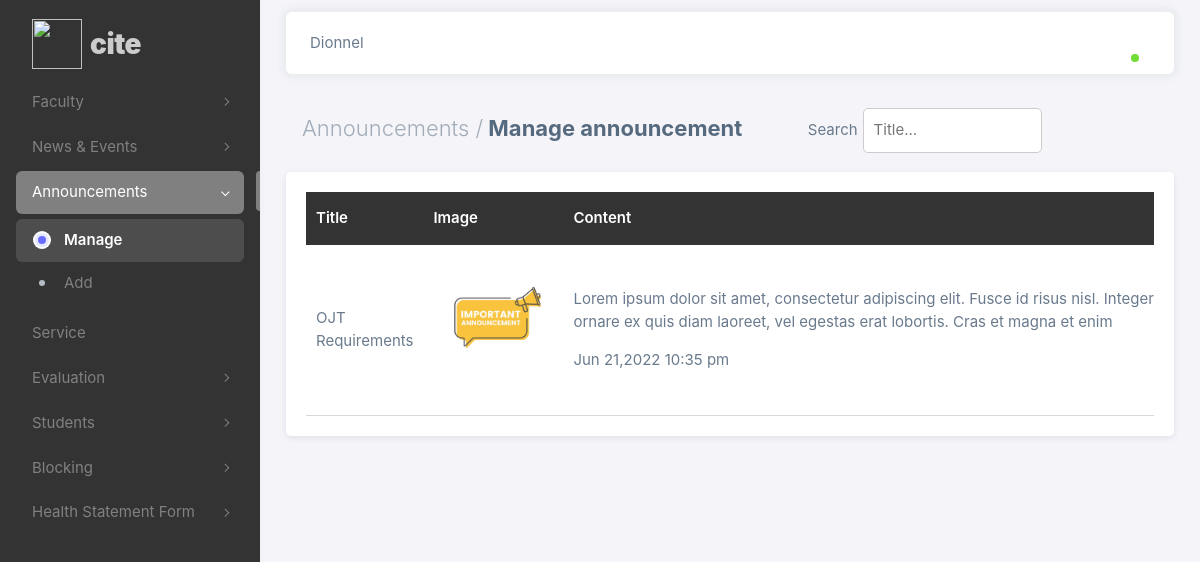
Page /admin/php/announcements.php (signed in) on the committed database.
### tables this page shows
CREATE TABLE `announcement_tbl` (
  `bulletin_id` int(11) NOT NULL,
  `photo` varchar(255) NOT NULL,
  `title` varchar(30) NOT NULL,
  `content` varchar(1000) NOT NULL,
  `time_date` datetime NOT NULL
);

### admin/php/announcements.php (the view, shortened to what this page needs)
<?php
if (isset($_SESSION['id']) && isset($_SESSION['username']) && isset($_SESSION['fname'])) {
?>
<!DOCTYPE html>
<html
  lang="en"
  class="light-style layout-menu-fixed"
  dir="ltr"
  data-theme="theme-default"
  data-assets-path="../assets/"
  data-template="vertical-menu-template-free"
>
  <head>
    <link rel="stylesheet" href="../assets/vendor/fonts/boxicons.css" />
    <link rel="stylesheet" href="../assets/vendor/css/core.css" class="template-customizer-core-css" />
    <link rel="stylesheet" href="../assets/vendor/css/theme-default.css" class="template-customizer-theme-css" />
    <link rel="stylesheet" href="../assets/css/demo.css" />
    <link rel="stylesheet" href="../assets/vendor/libs/perfect-scrollbar/perfect-scrollbar.css" />
    <link rel="stylesheet" href="../assets/vendor/libs/apex-charts/apex-charts.css" />
    <link rel="stylesheet" href="css/cite_theme.css" />
  </head>
  <body>
    <div class="layout-wrapper layout-content-navbar">
      <div class="layout-container">
        <aside id="layout-menu" class="layout-menu menu-vertical menu bg-menu-theme">
          <div class="app-brand demo">
            <a href="faculty.php" class="app-brand-link">
              <span class="app-brand-logo demo">
                <img src="assets/logo.png" style="height: 50px; width: 50px">
              </span>
              <span class="app-brand-text demo menu-text fw-bolder ms-2">CITE</span>
            </a>
          </div>
          <ul class="menu-inner py-1">
            <li class="menu-item">
              <a href="javascript:void(0);" class="menu-link menu-toggle">
                <div data-i18n="Layouts">Faculty</div>
              </a>
            </li>
            <li class="menu-item">
              <a href="javascript:void(0);" class="menu-link menu-toggle">
                <div data-i18n="Layouts">News & Events</div>
              </a>
            </li>
            <li class="menu-item active open">
              <a href="javascript:void(0);" class="menu-link menu-toggle">
                <div data-i18n="Layouts">Announcements</div>
              </a>
              <ul class="menu-sub">
                <li class="menu-item active">
                  <a href="announcements.php" class="menu-link">
                    <div>Manage</div>
                  </a>
                </li>
                <li class="menu-item">
                  <a href="add_announcements.php" class="menu-link">
                    <div>Add</div>
                  </a>
                </li>
              </ul>
            </li>
            <li class="menu-item">
              <a href="index.html" class="menu-link">
                <div data-i18n="Analytics">Service</div>
              </a>
            </li>
            <li class="menu-item">
              <a href="javascript:void(0);" class="menu-link menu-toggle">
                <div data-i18n="Layouts">Evaluation</div>
              </a>
            </li>
            <li class="menu-item">
              <a href="javascript:void(0);" class="menu-link menu-toggle">
                <div data-i18n="Layouts">Students</div>
              </a>
            </li>
            <li class="menu-item">
              <a href="javascript:void(0);" class="menu-link menu-toggle">
                <div data-i18n="Layouts">Blocking</div>
              </a>
            </li>
            <li class="menu-item">
              <a href="javascript:void(0);" class="menu-link menu-toggle">
                <div data-i18n="Layouts">Health Statement Form</div>
              </a>
            </li>
          </ul>
        </aside>
        <div class="layout-page">
          <nav
            class="layout-navbar container-xxl navbar navbar-expand-xl navbar-detached align-items-center bg-navbar-theme"
            id="layout-navbar">
            <div class="navbar-nav-right d-flex align-items-center" id="navbar-collapse">
              <div class="navbar-nav align-items-center">
                <div class="nav-item d-flex align-items-center">
                  <span><?php echo $_SESSION['fname'].' '.$_SESSION['lname'];?></span>
                </div>
              </div>
              <ul class="navbar-nav flex-row align-items-center ms-auto">
                <li class="nav-item navbar-dropdown dropdown-user dropdown">
                  <a class="nav-link dropdown-toggle hide-arrow" href="javascript:void(0);" data-bs-toggle="dropdown">
                    <div class="avatar avatar-online">
                    </div>
                  </a>
                </li>
              </ul>
            </div>
          </nav>
          <div class="content-wrapper">
            <div class="container-xxl flex-grow-1 container-p-y">
              <div class="d-flex flex-wrap">
                <div class="p-2 flex-fill">
                  <h4 class="fw-bold p-2"><span class="text-muted fw-light">Announcements /</span> Manage announcement</h4>
                </div>
                <div class="p-2 flex-fill">
                  <?php
                    include "db_conn.php";
                    $sql = "SELECT * FROM announcement_tbl ORDER BY bulletin_id DESC";
                    if (isset($_POST['search'])) {
                      $search = $_POST['search'];
                      $sql = "SELECT * FROM announcement_tbl WHERE title LIKE '%$search%'";
                    }
                    else {
                      $search = "";
                        $sql = "SELECT * FROM announcement_tbl ORDER BY bulletin_id DESC";
                    }
                  ?>
                  <form method="POST">
                    <label>Search</label><input type="text" class="search" placeholder="Title..." name="search" value="<?php echo $search;?>">
                  </form>
                </div>
              </div>
              <div class="section-container card">
                <div class="table-wrapper">
                  <table class="table-cite" id="announcement_tbl">
                    <thead>
                      <tr>
                        <th scope="col">Title</th>
                        <th scope="col">Image</th>
                        <th scope="col">Content</th>
                      </tr>
                    </thead>
                    <tbody>
                     <?php
                        $result = $conn->query($sql);
                        if($result->num_rows > 0) {
                          while ($row=$result->fetch_assoc()) {
                      ?>
                      <tr>
                        <td><?php echo $row['title'];?></td>
                        <td>
                          <div class="image-container" style="height: 120px; width: 120px;">
                            <img src="images/<?php echo $row['photo'];?>">
                          </div>
                        </td>
                        <td>
                          <div class="description-container mb-3">
                            <?php echo $row['content'];?>
                          </div>
                          <span><?php $date = $row['time_date']; echo date("M d,Y h:i a", strtotime($date));?></span>
                        </td>
                      </tr>
                      <?php
                          }
                        }
                      ?>
                    </tbody>
                  </table>
                </div>
              </div>
            </div>
          </div>
        </div>
      </div>
    </div>
  </body>
</html>
<?php
} else {
  header("Location: index.php");
  exit();
}
?>

### admin/assets/css/demo.css (style rules this page uses)
.menu .app-brand.demo { height: 64px; margin-top: 12px; }
.app-brand-text.demo { font-size: 1.75rem; letter-spacing: -0.5px; text-transform: lowercase; }

### admin/php/css/cite_theme.css (style rules this page uses)
.section-container { background-color: #fff; padding: 20px; border-radius: 5px; }
.table-cite { border-collapse: collapse; width: 100%; overflow-x: auto; }
.table-cite th { padding: 15px 10px; color: #fff; background-color: #333; position: sticky; top: 0; text-align: left; }
.table-cite td { padding: 15px 10px; border-bottom: 1px solid #d9d9d9; }
.description-container { line-height: 1.5em; height: 3em; overflow: hidden; width: 600px; }
.search { padding: 10px; display: inline-block; border-radius: 5px; width: 50%; border: 1px solid #cccccc; margin: 0px 0px 0px 5px; }
.table-wrapper { overflow-y: scroll; max-height: 90vh; }
.image-container { height: 200px; width: 200px; margin: 0 0 20px 0; overflow: hidden; display: flex; justify-content: center; }

### rows in the picture
announcement_tbl: title "OJT Requirements", photo (picture), content "Lorem ipsum dolor sit amet, consectetur adipiscing elit. Fusce id risus nisl. Integer ornare ex quis diam laoreet, vel egestas erat lobortis. Cras et magna et enim…", time_date "Jun 21,2022 10:35 pm"

### other values in the picture
$_SESSION['fname'] "Dionnel"
